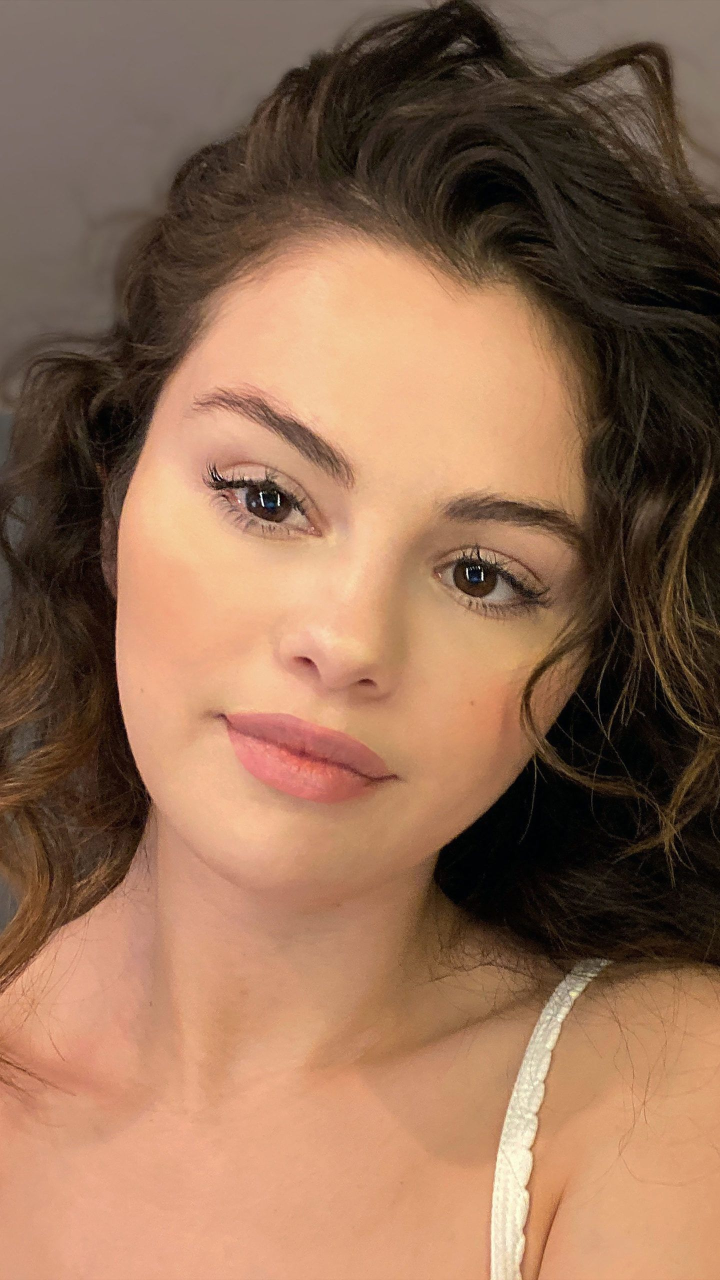
#> input picture FaceRecognition/yuzTanima/photos/selenaGomez.jpeg, 1440 x 2560 px (shown at 1/2 size)
$ jupyter execute --allow-errors main3.ipynb
#> lines starting #> are read from the running program, lines starting #| are printed output that depends on the picture
[cell 1]
# Import OpenCV2,dlib and numpy for image processing
import cv2
import dlib
import numpy as np
import matplotlib.pyplot as plt

#> (a cell that did not finish here is left out)

#> (a cell that did not finish here is left out)

[cell 4]
def createBox(img,points,scale=5,masked = True,cropped = False):
    if masked:
        mask = np.zeros_like(img)
        mask =cv2.fillPoly(mask,[points],(255,255,255))
        img = cv2.bitwise_and(img,mask)
        #cv2.imshow('Mask',mask)
    if cropped:
        bbox = cv2.boundingRect(points)
        x,y,w,h = bbox
        imgCrop = img[y:y+h,x:x+w]
        imgCrop = cv2.resize(imgCrop,(0,0),None,scale,scale)
        return imgCrop
    else:
        return mask

[cell 5]
# Görüntüyü yükleme
img = cv2.imread('photos/selenaGomez.jpeg')
#> img is the input picture: shape (2560, 1440, 3); mean B, G, R 83.6, 107.8, 144.8

[cell 6]
img = cv2.resize(img,(0,0),None,0.5,0.5)
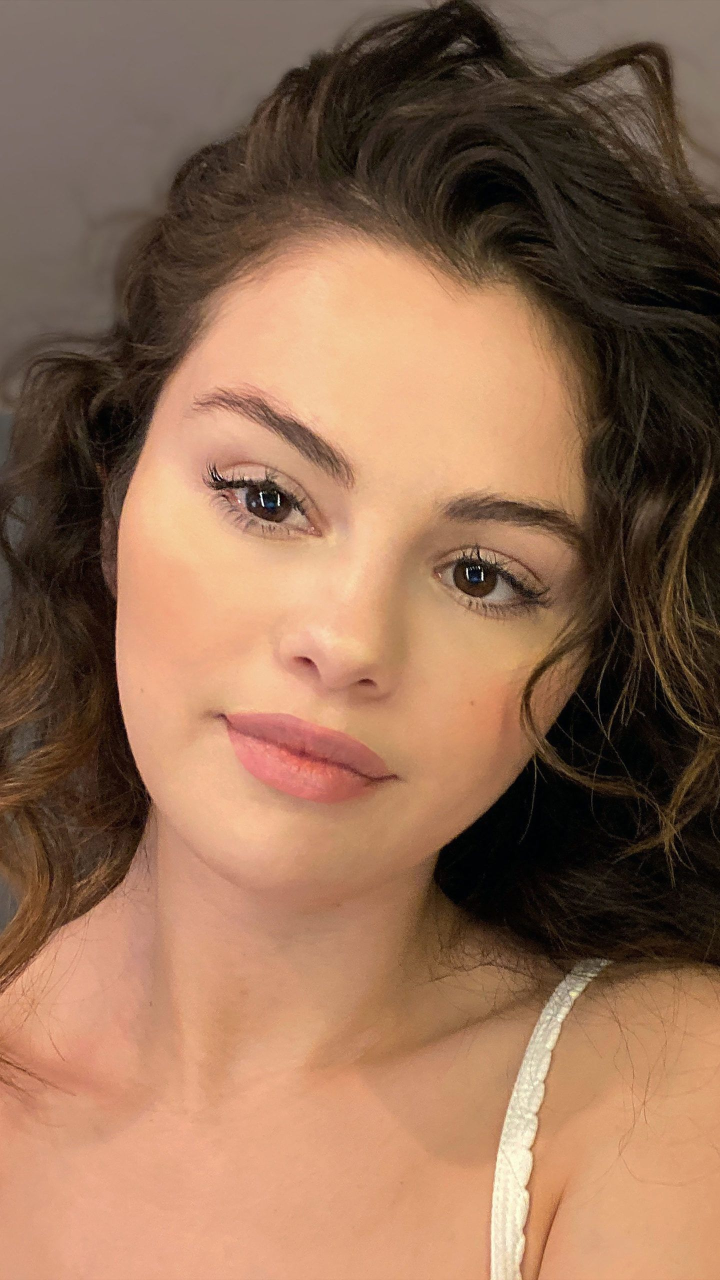
#> img: shape (1280, 720, 3); mean B, G, R 83.7, 108, 144.9

[cell 7]
imgOriginal = img.copy()

[cell 8]
imgGray = cv2.cvtColor(img, cv2.COLOR_BGR2RGB)

#> (a cell that did not finish here is left out)

#> (a cell that did not finish here is left out)

#> (a cell that did not finish here is left out)

#> (a cell that did not finish here is left out)

#> (a cell that did not finish here is left out)

#> (a cell that did not finish here is left out)

#> (a cell that did not finish here is left out)

#> (a cell that did not finish here is left out)

[cell 17]
imgOriginal = cv2.cvtColor(imgOriginal,cv2.COLOR_BGR2GRAY)
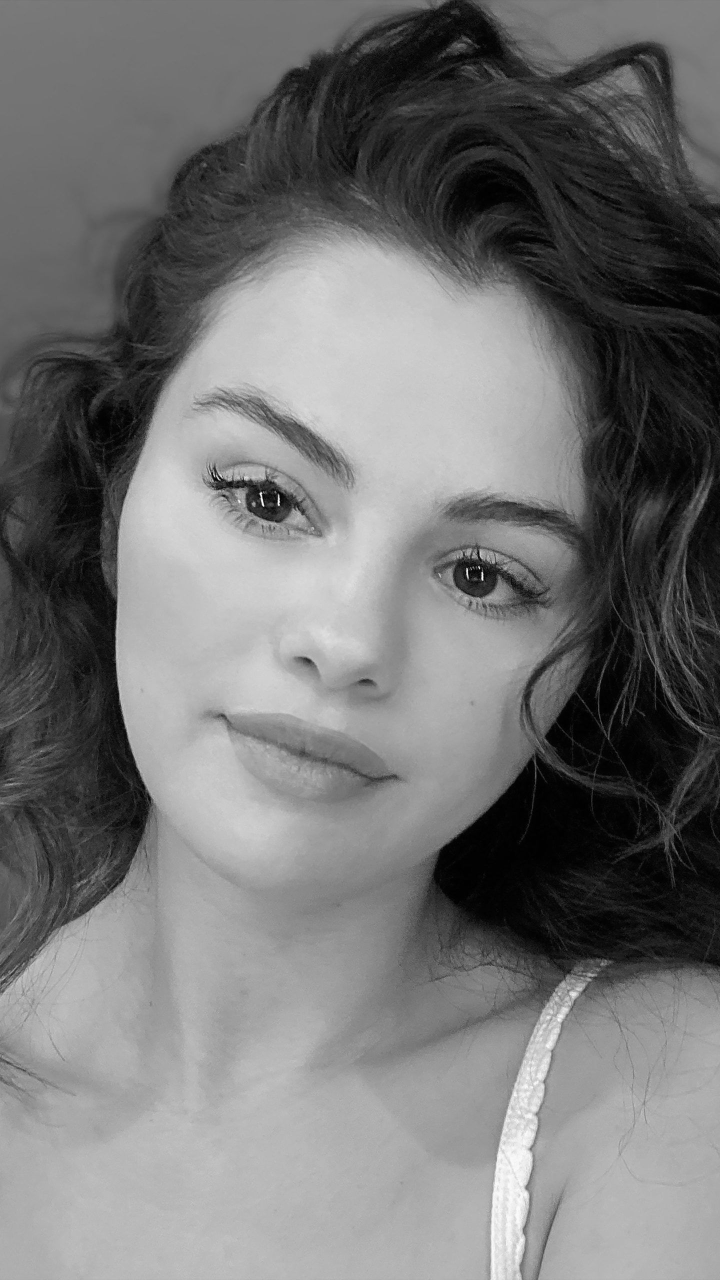
#> imgOriginal: shape (1280, 720); min 0, max 251, mean 116.3

[cell 18]
imgOriginal = cv2.cvtColor(imgOriginal,cv2.COLOR_GRAY2BGR)
#> imgOriginal: shape (1280, 720, 3)

$ run again, with FaceRecognition/yuzTanima/photos/B.jpeg copied over FaceRecognition/yuzTanima/photos/selenaGomez.jpeg
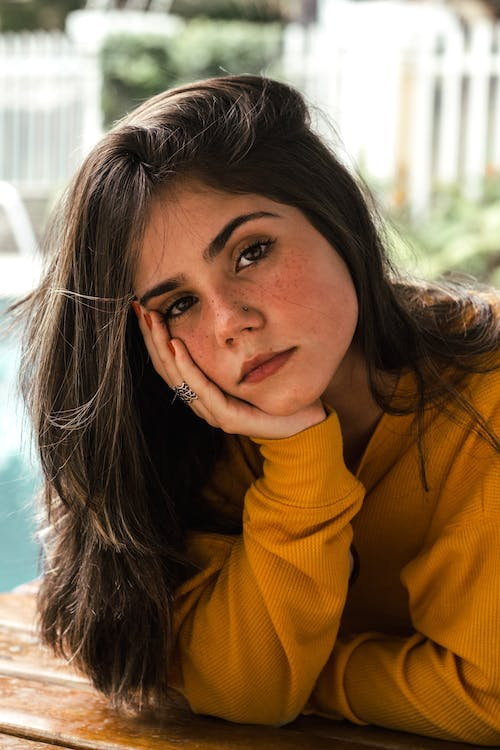
#> input picture FaceRecognition/yuzTanima/photos/B.jpeg, 500 x 750 px
#> img is the input picture: shape (750, 500, 3); mean B, G, R 78.1, 106, 132.6
#> img: shape (375, 250, 3)
#> `imgOriginal = cv2.cvtColor(imgOriginal,cv2.COLOR_BGR2GRAY)`:
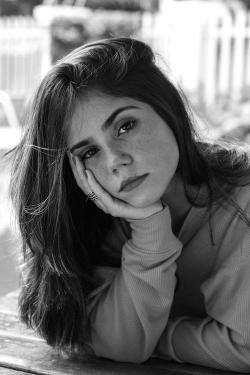
#> imgOriginal: shape (375, 250); min 0, max 255, mean 110.9

$ run again, with FaceRecognition/yuzTanima/photos/adele.jpeg copied over FaceRecognition/yuzTanima/photos/selenaGomez.jpeg
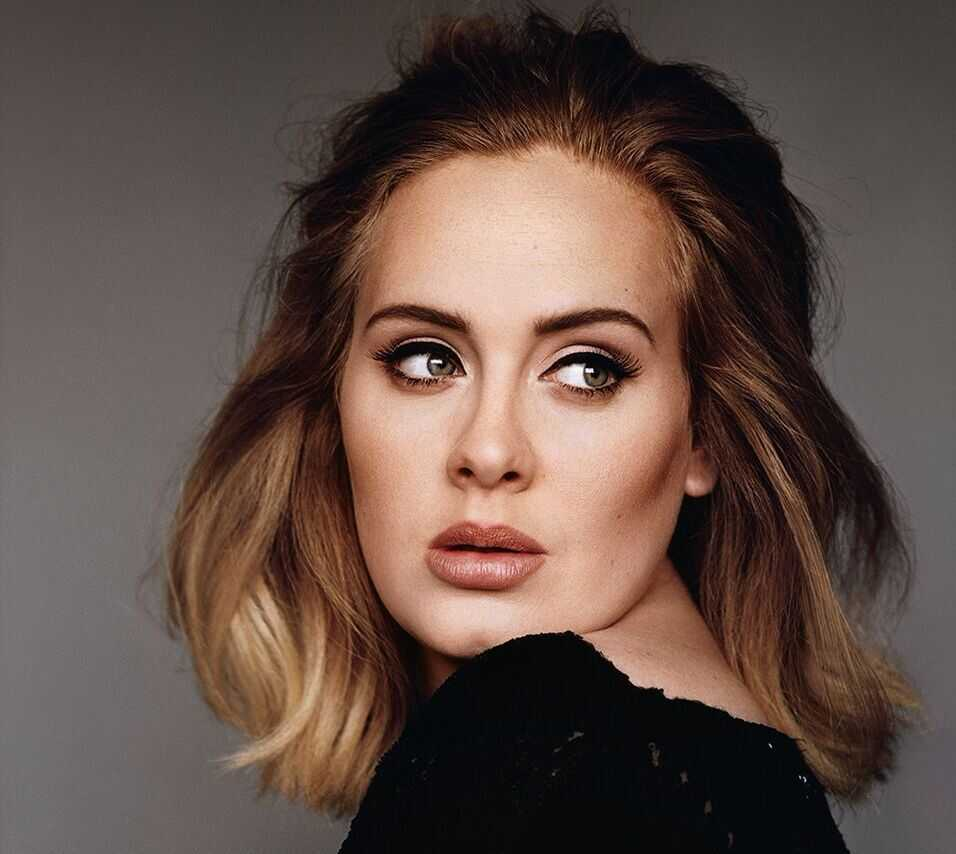
#> input picture FaceRecognition/yuzTanima/photos/adele.jpeg, 956 x 854 px
#> img is the input picture: shape (854, 956, 3); mean B, G, R 70.1, 77.9, 96.4
#> img: shape (427, 478, 3)
#> `imgOriginal = cv2.cvtColor(imgOriginal,cv2.COLOR_BGR2GRAY)`:
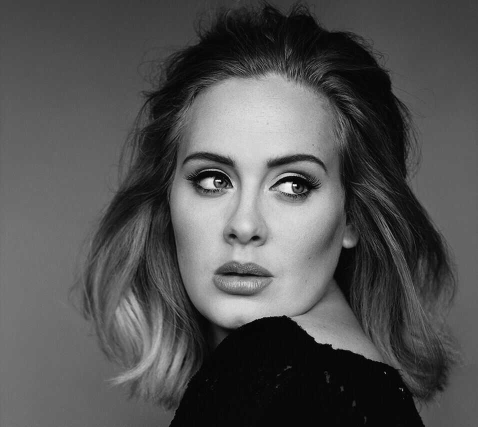
#> imgOriginal: shape (427, 478); min 1, max 250, mean 82.6

$ run again, with FaceRecognition/yuzTanima/photos/shakira.jpeg copied over FaceRecognition/yuzTanima/photos/selenaGomez.jpeg
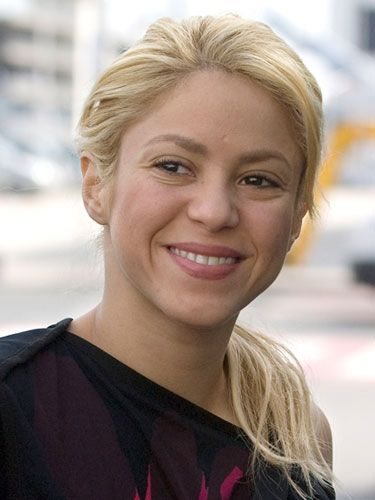
#> input picture FaceRecognition/yuzTanima/photos/shakira.jpeg, 375 x 500 px
#> img is the input picture: shape (500, 375, 3); mean B, G, R 134, 143.2, 158.7
#> `img = cv2.resize(img,(0,0),None,0.5,0.5)`:
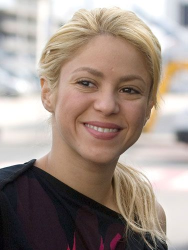
#> img: shape (250, 188, 3); mean B, G, R 134.3, 143.5, 158.9
#> `imgOriginal = cv2.cvtColor(imgOriginal,cv2.COLOR_BGR2GRAY)`:
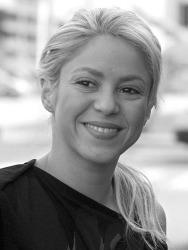
#> imgOriginal: shape (250, 188); min 2, max 255, mean 147.1
